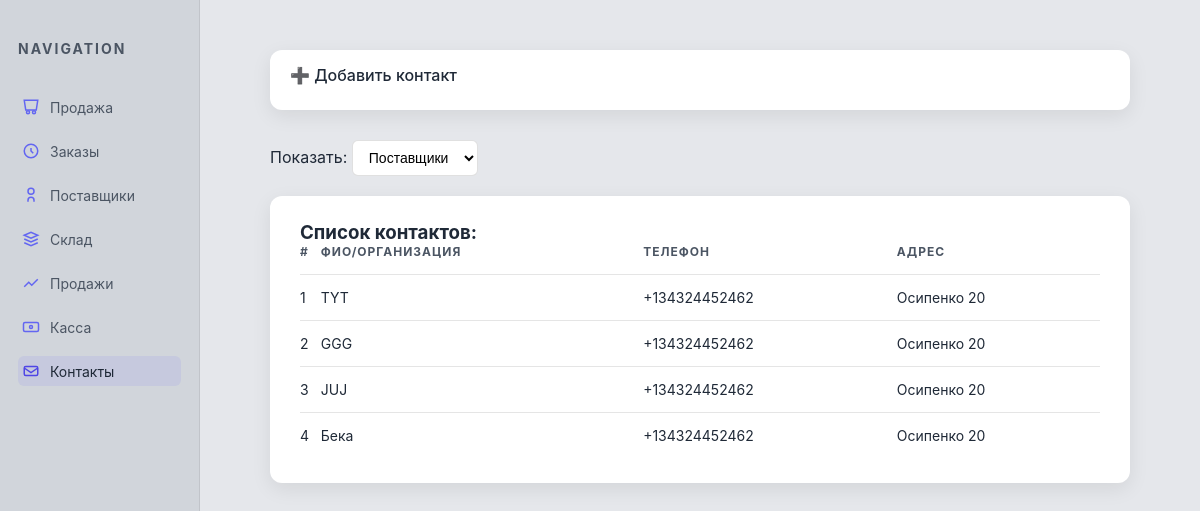
Page /glavn/contacts/ on the earlier database version.
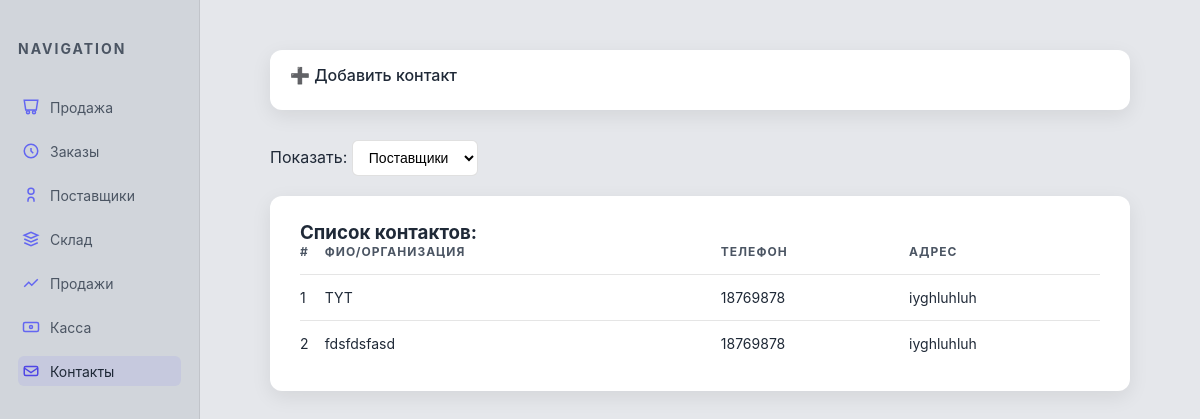
Same page on the later database version.
### program/models.py (models this page shows, shortened)
class Contact(models.Model):
    CONTACT_TYPES = (
        ('supplier', 'Поставщик'),
        ('customer', 'Клиент'),
    )
    contact_type = models.CharField(max_length=10, choices=CONTACT_TYPES, verbose_name="Тип контакта")
    name = models.CharField(unique=True, max_length=100, verbose_name="ФИО или Организация")
    phone = models.CharField(blank=True, max_length=20, verbose_name="Телефон")
    email = models.EmailField(blank=True, verbose_name="Email")
    address = models.CharField(blank=True, max_length=200, verbose_name="Адрес")
    class Meta:
        verbose_name = "Контакт"
        verbose_name_plural = "Контакты"

### program/views.py (the view, shortened to what this page needs)
# urls.py: path('contacts/', views.contacts_view, name='contacts'),
def contacts_view(req):
    try:
        contacts = Contact.objects.filter(contact_type="supplier")
        return render(req, 'program/contact.html', {'contacts': contacts})
    except:
        return render(req, 'program/contact.html', {'contacts': contacts})

### program/templates/program/contact.html (shortened to what this page needs)
<!DOCTYPE html>
<html lang="ru">
<head>
</head>
<body>
<div class="sidebar">
    <h2>Navigation</h2>
    <ul>
        <li><a href="/glavn/prodaj/"><svg fill="none" stroke="currentColor" viewBox="0 0 24 24"><path d="M3 3h18l-2 13H5L3 3z"/><path d="M16 21a2 2 0 100-4 2 2 0 000 4zM8 21a2 2 0 100-4 2 2 0 000 4z"/></svg>Продажа</a></li>
        <li><a href="/glavn/zakaz/"><svg fill="none" stroke="currentColor" viewBox="0 0 24 24"><path d="M12 8v4l3 3"/><circle cx="12" cy="12" r="9"/></svg>Заказы</a></li>
        <li><a href="/glavn/postav/"><svg fill="none" stroke="currentColor" viewBox="0 0 24 24"><path d="M16 21v-2a4 4 0 00-8 0v2"/><circle cx="12" cy="7" r="4"/></svg>Поставщики</a></li>
        <li><a href="/glavn/product/"><svg fill="none" stroke="currentColor" viewBox="0 0 24 24"><path d="M3 7l9-4 9 4-9 4-9-4z"/><path d="M3 17l9 4 9-4"/><path d="M3 12l9 4 9-4"/></svg>Склад</a></li>
        <li><a href="/glavn/prod/"><svg fill="none" stroke="currentColor" viewBox="0 0 24 24"><path d="M3 17l6-6 4 4 8-8"/></svg>Продажи</a></li>
        <li><a href="/glavn/cash/"><svg fill="none" stroke="currentColor" viewBox="0 0 24 24"><rect x="2" y="6" width="20" height="12" rx="2"/><circle cx="12" cy="12" r="2"/></svg>Касса</a></li>
        <li><a href="/glavn/contacts/" class="active"><svg fill="none" stroke="currentColor" viewBox="0 0 24 24"><path d="M21 8a2 2 0 00-2-2H5a2 2 0 00-2 2v8a2 2 0 002 2h14a2 2 0 002-2V8z"/><path d="M3 8l9 6 9-6"/></svg>Контакты</a></li>
    </ul>
</div>
<div class="main">
    <div class="toggle-section">
        <div class="toggle-header" onclick="toggleSection(this)">➕ Добавить контакт</div>
    </div>
    <div style="margin-bottom: 20px;">
        <label>Показать:</label>
        <select name="order_type" onchange="window.location.href=this.value">
            <option value="/glavn/contacts/" selected>Поставщики</option>
        </select>
    </div>
    <div class="table-wrapper">
        <h3>Список контактов:</h3>
        <table>
            <tr>
                <th>#</th>
                <th>ФИО/Организация</th>
                <th>Телефон</th>
                <th>Адрес</th>
            </tr>
            {% for contact in contacts %}
            <tr>
                <td>{{ forloop.counter }}</td>
                <td>{{ contact.name }}</td>
                <td>{{ contact.phone }}</td>
                <td>{{ contact.address }}</td>
            </tr>
            {% endfor %}
        </table>
    </div>
</div>
</body>
</html>

Differences in the rows shown:
removed Contact: name "JUJ", phone "+134324452462", address "Осипенко 20"
removed Contact: name "Бека", phone "+134324452462", address "Осипенко 20"
changed Contact "TYT": phone "+134324452462" → "18769878"; address "Осипенко 20" → "iyghluhluh"
changed Contact: name "GGG" → "fdsfdsfasd"; phone "+134324452462" → "18769878"; address "Осипенко 20" → "iyghluhluh"
